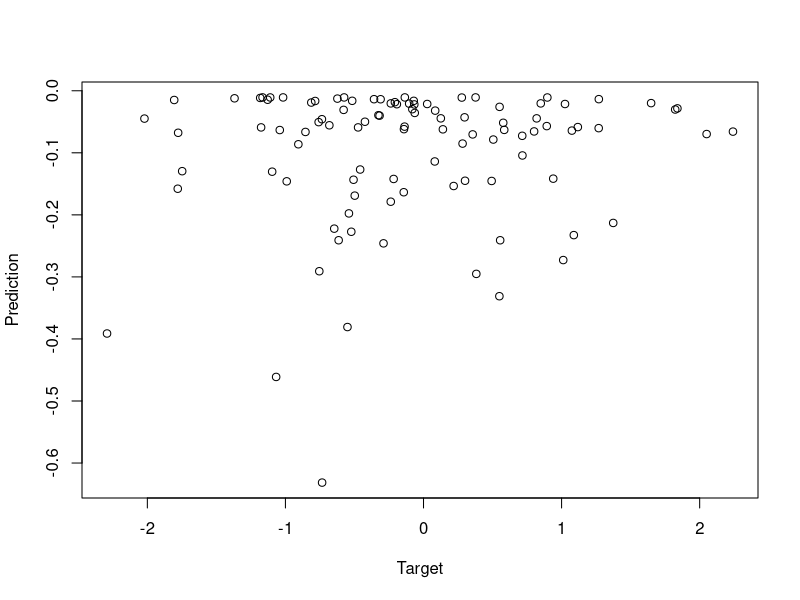
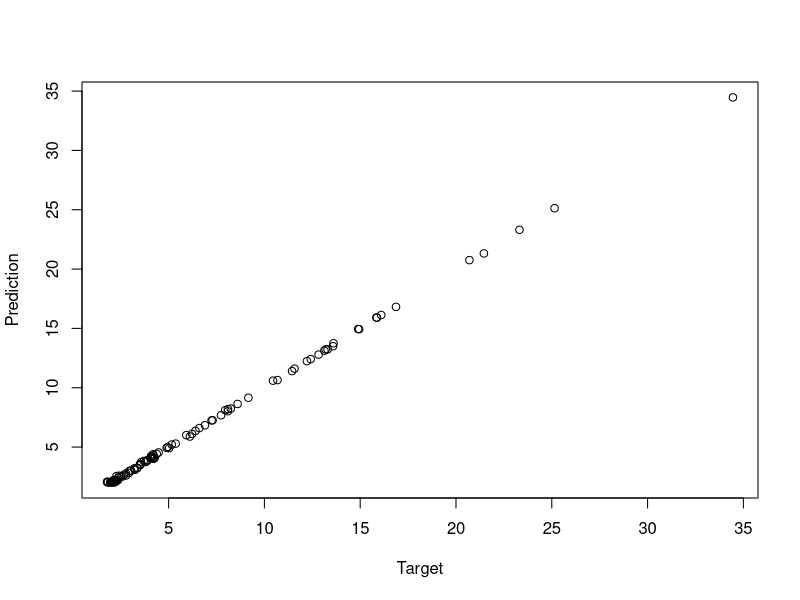
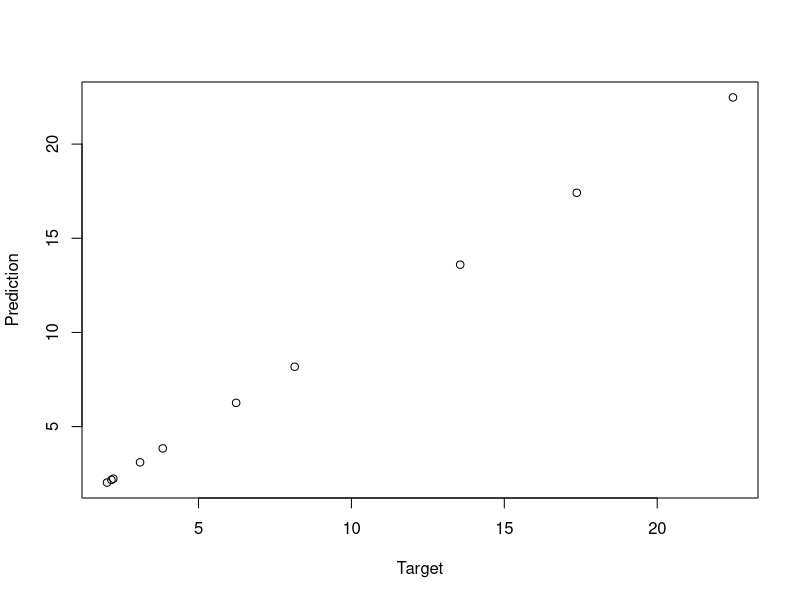

Generate these figures, in order, with R:
## ---- chunk 1
x <- rnorm(5); y <- rnorm(5)
lm(y ~ x)
## ---- chunk 2
closure_formula <- function() {
    x <- rnorm(5); y <- rnorm(5)
    y ~ x
}
## ---- chunk 3
f <- closure_formula()
lm(f)
## ---- chunk 4
nested_fit <- function(f) {
    x <- rnorm(5); y <- rnorm(5)
    lm(f)
}
nested_fit(y ~ x)
## ---- chunk 5
nested_fit(f)
## ---- chunk 6
outer_f <- y ~ x
closure_f <- closure_formula()
## ---- chunk 7
environment(outer_f)
## ---- chunk 8
environment(closure_f)
ls(environment(closure_f))
## ---- chunk 9
closure_formula_nse <- function(f) {
    a <- rnorm(5); b <- rnorm(5)
    print(environment())
    eval(substitute(f))
}
## ---- chunk 10
closure_f <- closure_formula_nse(y ~ x)
environment(closure_f)
ls(environment(closure_f))
## ---- chunk 11
g <- rlang::as_closure(~ .x + .y + z)
z <- 3
g(1, 2)
## ---- chunk 12
model.matrix(y ~ x - 1)
model.matrix(y ~ x)
model.matrix(y ~ I(x^2) + x)
## ---- chunk 13
get_all_vars(y ~ I(x^2) + x)
## ---- chunk 14
model.frame(y ~ I(x^2) + x)
## ---- chunk 15
n <- 5
x <- rnorm(n) ; y <- rnorm(n)
make_closure_model <- function(x, y) y ~ I(x^2) + x
global_model <- y ~ I(x^2) + x
closure_model <- make_closure_model(rnorm(n), rnorm(n))
## ---- chunk 16
get_all_vars(global_model)
get_all_vars(closure_model)
## ---- chunk 17
alpha <- 5 ; beta <- 0.5 ; gamma <- 2
d <- data.frame(y = alpha * x^2 + beta * x + gamma + rnorm(n, sd = 0.1), 
                x = x)
d
## ---- chunk 18
get_all_vars(global_model, data = d)
get_all_vars(closure_model, data = d)
## ---- chunk 19
linmo <- function(form, data = NULL)  {
    mf <- model.frame(form, data)
    y <- model.response(mf, "numeric")
    X <- model.matrix(form, data)
    weights <- solve(t(X) %*% X, t(X) %*% y)
    structure(list(weights = weights, 
                   formula = form, 
                   data = data),
              class = "linear_model")
}
## ---- chunk 20
print.linear_model <- function(x, ...) {
    cat("linear model formula: ", deparse(x$formula), "\n\n")
    print(x$weights)
    cat("\n")
}
## ---- chunk 21
# Give the model a bit to work with...
n <- 100 ; x <- rnorm(n) ; y <- rnorm(n)
## ---- chunk 22
m1 <- linmo(global_model)
m1
## ---- chunk 23
alpha <- 5 ; beta <- 0.5 ; gamma <- 2
d2 <- data.frame(y = alpha * x^2 + beta * x + gamma + rnorm(n, sd = 0.1),
                 x = x)

m2 <- linmo(closure_model, data = d2)
m2
## ---- chunk 24
predict.linear_model <- function(object, data, ...) {
    if (missing(data)) {
        data <- object$data
    }
    # This is just some magic needed to get an updated
    # formula that does not include the response.
    # If we do include the response, we also need it in the new data.
    updated_terms <- delete.response(terms(object$formula))
    X <- model.matrix(updated_terms, data)
    X %*% object$weights
}
## ---- chunk 25
plot(y, predict(m1), xlab="Target", ylab="Prediction")
plot(d2$y, predict(m2), xlab="Target", ylab="Prediction")
## ---- chunk 26
new_data <- data.frame(x = rnorm(10))
new_target <- with(new_data, alpha * x^2 + beta * x + gamma)
new_data
new_target
new_prediction <- predict(m2, data = new_data)

plot(new_target, new_prediction, xlab="Target", ylab="Prediction")
